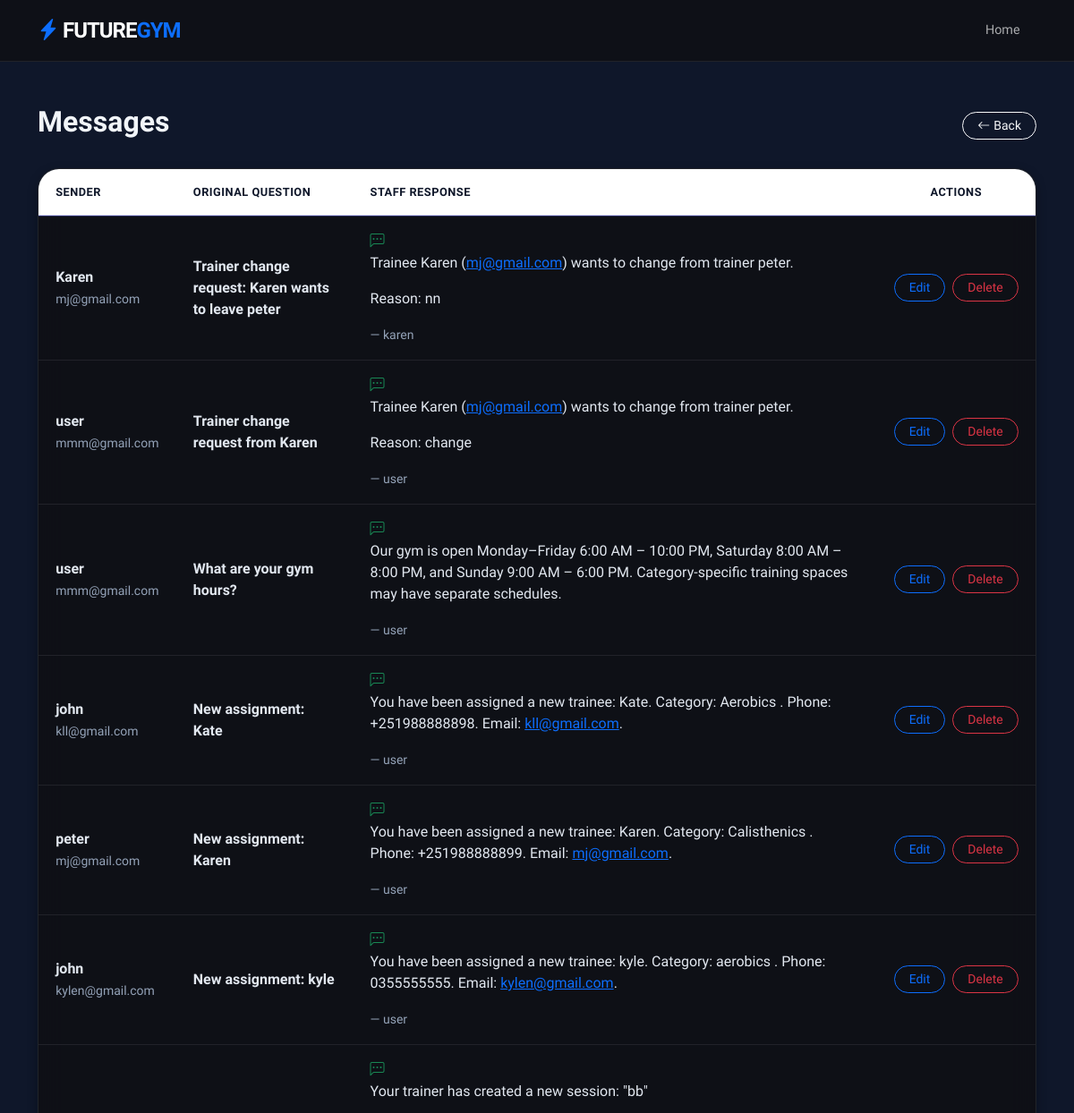
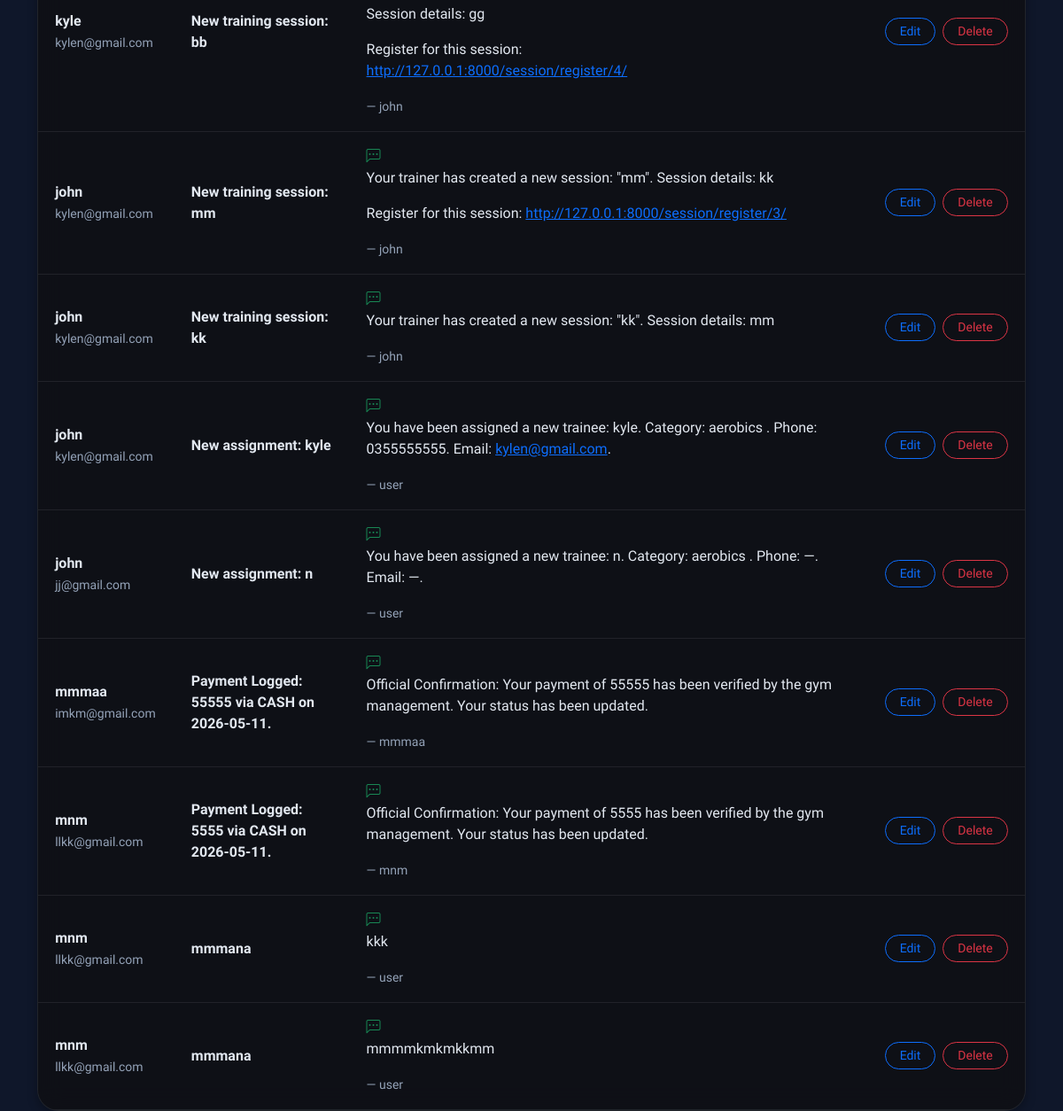
The app's page /response_list/ (signed in) with its own data (2 pictures, top to bottom).
### news/models.py (models this page shows, shortened)
class response_model(models.Model):
    name=models.ForeignKey(User,on_delete=models.SET_NULL,related_name='trainer_answers',null=True)
    quest=models.ForeignKey(questions,on_delete=models.SET_NULL,null=True)
    text=models.TextField()
    is_read = models.BooleanField(default=False)

class questions(models.Model):
    name=models.CharField(max_length=500)
    email=models.EmailField(max_length=500)
    quest=models.TextField(max_length=5000)
    ai_answered = models.BooleanField(default=False)

### news/views.py (the view, shortened to what this page needs)
# urls.py: path('response_list/',response_list,name='response_list_url'),
@login_required
def response_list(request):
    if request.user.is_superuser:
        responses = response_model.objects.all().order_by('-id')
    return render(request, 'response_list.html', {'responses': responses})

### news/templates/response_list.html (shortened to what this page needs)
{% extends 'base.html' %}
{% block navbar %}
<nav class="navbar navbar-expand-lg navbar-dark sticky-top">
    <div class="container">
        <a class="navbar-brand fw-bold fs-4" href="{% url 'home_url' %}">
            <i class="bi bi-lightning-charge-fill text-primary"></i> FUTURE<span class="text-primary">GYM</span>
        </a>
        <div class="collapse navbar-collapse" id="navbarNav">
            <ul class="navbar-nav ms-auto align-items-center">
                <li class="nav-item"><a class="nav-link" href="{% url 'home_url' %}">Home</a></li>
            </ul>
        </div>
    </div>
</nav>
{% endblock %}
{% block content %}
<div class="container mt-5">
    <div class="d-flex justify-content-between align-items-center mb-4 fade-in">
        <h2 class="fw-bold">Messages</h2>
        <div>
            <a href="javascript:history.back()" class="btn btn-outline-light btn-sm rounded-pill px-3"><i class="bi bi-arrow-left me-1"></i>Back</a>
        </div>
    </div>
    <div class="glass-card p-0 overflow-hidden fade-in fade-in-delay-1">
        <table class="table table-custom table-hover align-middle mb-0">
            <thead>
                <tr>
                    <th>Sender</th>
                    <th>Original Question</th>
                    <th>Staff Response</th>
                    <th class="text-center">Actions</th>
                </tr>
            </thead>
            <tbody>
                {% for resp in responses %}
                    {% if user.is_superuser or resp.quest.email == user.email %}
                    <tr>
                        <td>
                            <div class="fw-bold">
                                {{ resp.quest.name }}
                            </div>
                            <small class="text-muted">{{ resp.quest.email }}</small>
                        </td>
                        <td>
                            <div class="fw-bold">{{ resp.quest.quest }}</div>
                        </td>
                        <td>
                            <i class="bi bi-chat-left-dots text-success me-2"></i>
                            {{ resp.text|linebreaks|urlize }}
                            <div class="mt-1">
                                <small class="text-muted">— {{ resp.name }}</small>
                            </div>
                        </td>
                        <td class="text-center">
                            {% if user.is_superuser %}
                            <div class="d-flex justify-content-center gap-2">
                                <a href="{% url 'response_edit_url' resp.id %}" class="btn btn-sm btn-outline-primary rounded-pill px-3">Edit</a>
                                <a href="{% url 'response_delete_url' resp.id %}" class="btn btn-sm btn-outline-danger rounded-pill px-3" onclick="return confirm('Delete this response?')">Delete</a>
                            </div>
                            {% else %}
                            <span class="text-muted small">—</span>
                            {% endif %}
                        </td>
                    </tr>
                    {% endif %}
                {% empty %}
                <tr>
                    <td colspan="4" class="text-center py-5 text-muted">No responses available to display.</td>
                </tr>
                {% endfor %}
            </tbody>
        </table>
    </div>
</div>
{% endblock %}

### news/templates/base.html (style rules this page uses)
:root { --gym-blue: #0d6efd; --gym-purple: #6610f2; --gym-gradient: linear-gradient(135deg, #0d6efd 0%, #6610f2 100%); --gym-gradient-reverse: linear-gradient(135deg, #6610f2 0%, #0d6efd 100%); --gym-bg: #0f172a; --dark-glass: rgba(15, 17, 22, 0.92); --glass-border: rgba(255, 255, 255, 0.08); --card-shadow: 0 4px 12px rgba(0,0,0,0.3); --card-shadow-hover: 0 20px 30px -8px rgba(0,0,0,0.4), 0 8px 12px -6px rgba(0,0,0,0.2); --text-primary: #f1f5f9; --text-muted: #94a3b8; --radius-sm: 10px; --radius-md: 16px; --radius-lg: 24px; --bg-image: url('https://images.unsplash.com/photo-1517838277536-f5f99be501cd?auto=format&fit=crop&w=1920&q=80'); }
html { background-color: #0f172a !important; }
body { font-family: 'Plus Jakarta Sans', sans-serif; background: linear-gradient(rgba(15, 23, 42, 0.93), rgba(15, 23, 42, 0.93)), var(--bg-image) no-repeat center center fixed; background-size: cover; background-color: #0f172a !important; color: var(--text-primary); overflow-x: hidden; scroll-behavior: smooth; min-height: 100vh; }
.text-muted { color: #94a3b8 !important; }
.navbar { background: var(--dark-glass) !important; backdrop-filter: blur(20px) !important; -webkit-backdrop-filter: blur(20px) !important; border-bottom: 1px solid var(--glass-border); z-index: 1050; padding: 0.7rem 0; }
.navbar-brand { font-weight: 800; letter-spacing: -1px; font-size: 1.4rem; }
.nav-link { font-weight: 500; color: rgba(255,255,255,0.65) !important; transition: all 0.25s ease; margin: 0 4px; border-radius: var(--radius-sm); padding: 0.45rem 0.9rem !important; font-size: 0.9rem; }
.glass-card { background: rgba(15, 17, 22, 0.85); backdrop-filter: blur(14px); -webkit-backdrop-filter: blur(14px); border-radius: var(--radius-lg); border: 1px solid var(--glass-border); padding: 1.5rem; box-shadow: var(--card-shadow); transition: all 0.35s cubic-bezier(0.165, 0.84, 0.44, 1); color: var(--text-primary); }
.table-custom { border-radius: var(--radius-md); overflow: hidden; }
.table-custom thead { background: linear-gradient(135deg, #0f172a, #1e293b); }
.table-custom thead th { color: #0f172a; border: none; padding: 1rem 1.2rem; font-weight: 800; font-size: 0.8rem; text-transform: uppercase; letter-spacing: 0.5px; border-bottom: 2px solid rgba(99, 102, 241, 0.3); }
.table-custom tbody td { padding: 1rem 1.2rem; border-color: rgba(255,255,255,0.08); vertical-align: middle; background: rgba(15,17,22,0.4); color: #e2e8f0; }
.table-custom tbody tr { transition: all 0.2s; }
.fade-in { opacity: 0; transform: translateY(24px); animation: fadeInUp 0.6s ease forwards; }
.fade-in-delay-1 { animation-delay: 0.1s; }

### records on screen
response_model: quest.name "Karen", quest.email "mj@gmail.com", quest.quest "Trainer change request: Karen wants to leave peter", text "Trainee Karen ( mj@gmail.com ) wants to change from trainer peter. Reason: nn", name "karen"
response_model: quest.name "user", quest.email "mmm@gmail.com", quest.quest "Trainer change request from Karen", text "Trainee Karen ( mj@gmail.com ) wants to change from trainer peter. Reason: change", name "user"
response_model: quest.name "user", quest.email "mmm@gmail.com", quest.quest "What are your gym hours?", text "Our gym is open Monday–Friday 6:00 AM – 10:00 PM, Saturday 8:00 AM – 8:00 PM, and Sunday 9:00 AM – 6:00 PM. Category-specific training spaces may have separate schedules.", name "user"
response_model: quest.name "john", quest.email "kll@gmail.com", quest.quest "New assignment: Kate", text "You have been assigned a new trainee: Kate. Category: Aerobics . Phone: +251988888898. Email: kll@gmail.com .", name "user"
response_model: quest.name "peter", quest.email "mj@gmail.com", quest.quest "New assignment: Karen", text "You have been assigned a new trainee: Karen. Category: Calisthenics . Phone: +251988888899. Email: mj@gmail.com .", name "user"
response_model: quest.name "john", quest.email "kylen@gmail.com", quest.quest "New assignment: kyle", text "You have been assigned a new trainee: kyle. Category: aerobics . Phone: 0355555555. Email: kylen@gmail.com .", name "user"
response_model: quest.name "kyle", quest.email "kylen@gmail.com", quest.quest "New training session: bb", text "Your trainer has created a new session: \"bb\" Session details: gg Register for this session: http://127.0.0.1:8000/session/register/4/", name "john"
response_model: quest.name "john", quest.email "kylen@gmail.com", quest.quest "New training session: mm", text "Your trainer has created a new session: \"mm\". Session details: kk Register for this session: http://127.0.0.1:8000/session/register/3/", name "john"
response_model: quest.name "john", quest.email "kylen@gmail.com", quest.quest "New training session: kk", text "Your trainer has created a new session: \"kk\". Session details: mm", name "john"
response_model: quest.name "john", quest.email "kylen@gmail.com", quest.quest "New assignment: kyle", text "You have been assigned a new trainee: kyle. Category: aerobics . Phone: 0355555555. Email: kylen@gmail.com .", name "user"
response_model: quest.name "john", quest.email "jj@gmail.com", quest.quest "New assignment: n", text "You have been assigned a new trainee: n. Category: aerobics . Phone: —. Email: —.", name "user"
response_model: quest.name "mmmaa", quest.email "imkm@gmail.com", quest.quest "Payment Logged: 55555 via CASH on 2026-05-11.", text "Official Confirmation: Your payment of 55555 has been verified by the gym management. Your status has been updated.", name "mmmaa"
response_model: quest.name "mnm", quest.email "llkk@gmail.com", quest.quest "Payment Logged: 5555 via CASH on 2026-05-11.", text "Official Confirmation: Your payment of 5555 has been verified by the gym management. Your status has been updated.", name "mnm"
response_model: quest.name "mnm", quest.email "llkk@gmail.com", quest.quest "mmmana", text "kkk", name "user"
response_model: quest.name "mnm", quest.email "llkk@gmail.com", quest.quest "mmmana", text "mmmmkmkmkkmm", name "user"
